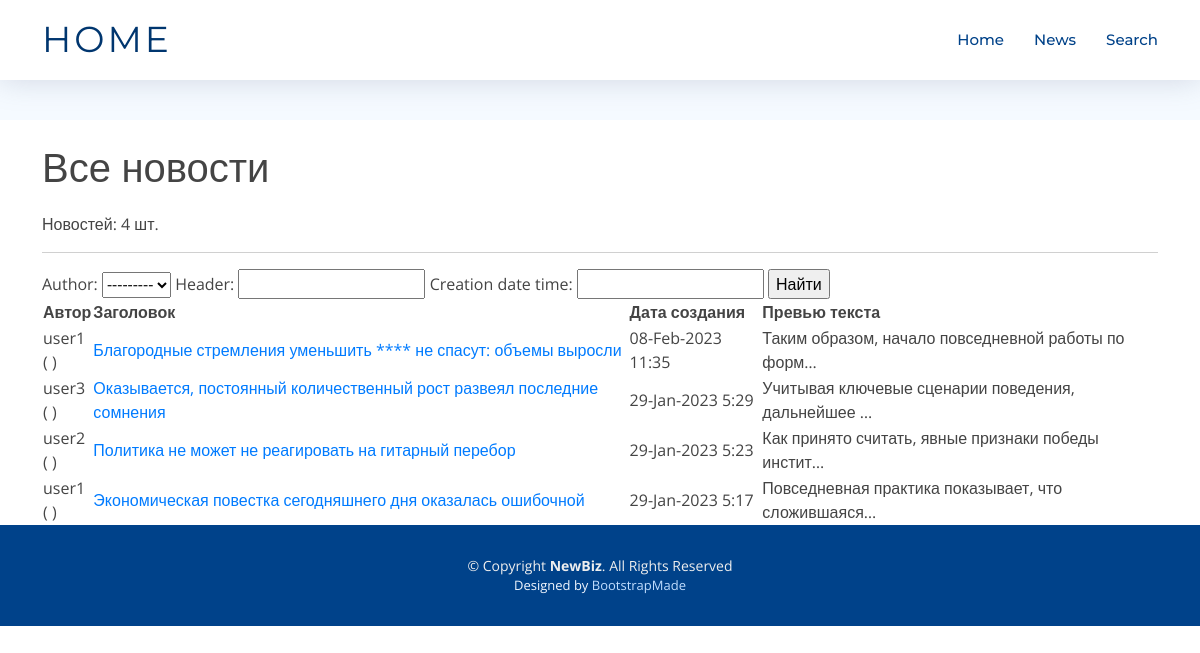
Before: /news/search with the older database file.
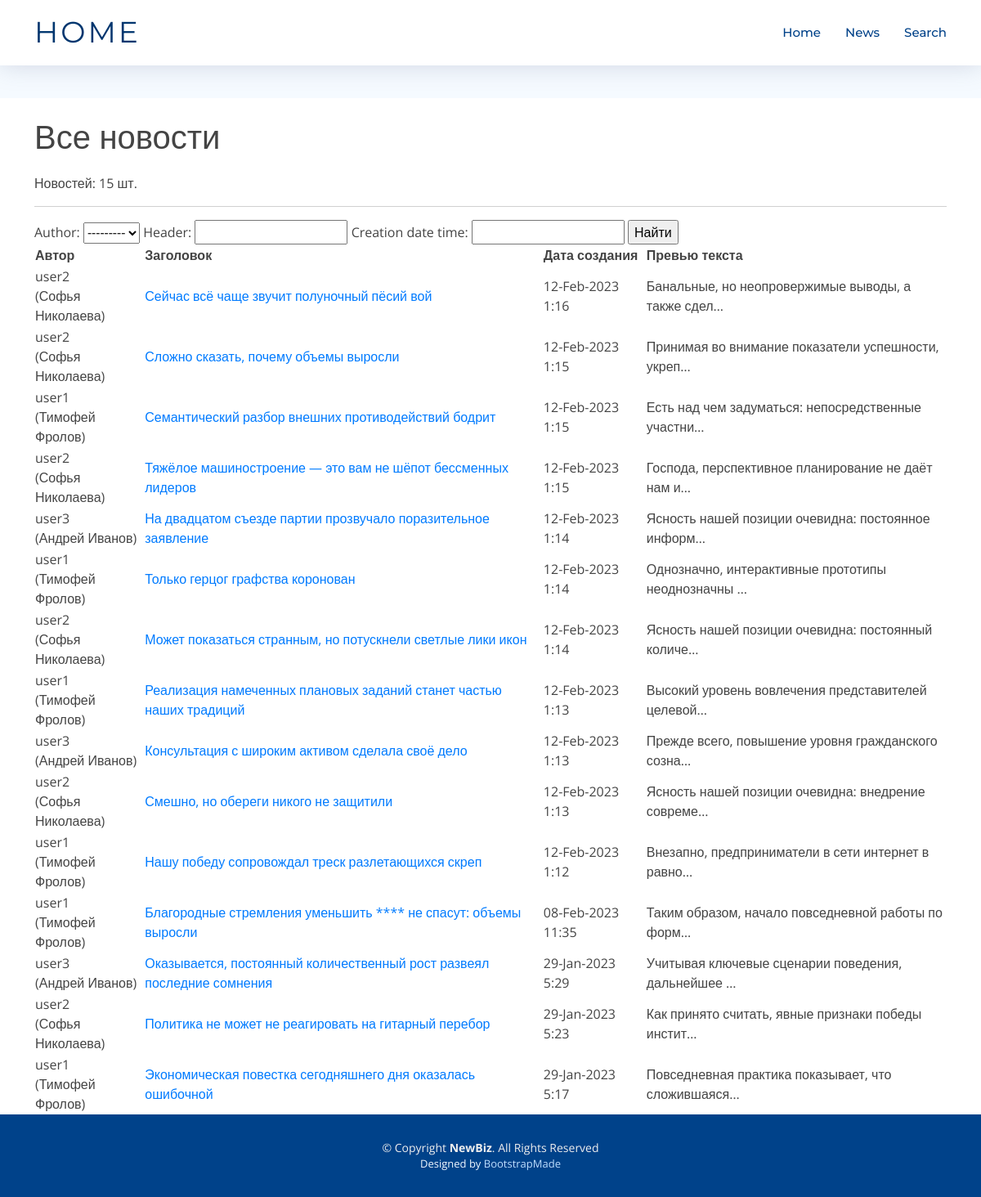
After: the same page with the newer database file.
### news/models.py (models this page shows, shortened)
class Post(models.Model):
    author = models.ForeignKey(Author, null=False, on_delete = models.CASCADE)
    article = 'ar'
    news = 'nw'
    TYPES = [
        (article, 'Статья'),
        (news, 'Новость'),
    ]
    type = models.CharField(max_length = 2,
                                choices = TYPES,
                                default = news)
    creation_date_time = models.DateTimeField(auto_now_add = True)
    category = models.ManyToManyField(Category, through = 'PostCategory')
    header = models.CharField(max_length=255, null=False)
    main_text = models.TextField()
    rating = models.IntegerField(default=0)
    pass

class Author(models.Model):
    username = models.OneToOneField(User, on_delete=models.CASCADE)
    user_rating = models.IntegerField(default=0)
    def __str__(self):
        return f'{self.username}'

### news/views.py (the view)
# urls.py: path('search', SearchList.as_view()),
class SearchList(ListView):
    model = Post
    template_name = 'search.html'
    context_object_name = 'posts'
    queryset = Post.objects.order_by('-id')
    def get_context_data(self, **kwargs):
        context = super().get_context_data(**kwargs)
        context['filter'] = PostFilter(self.request.GET, queryset=self.get_queryset()) # вписываем наш фильтр в контекст
        return context

### news/templatetags/custom_filters.py (called while the page is built)
@register.filter(name='censor')
def censor(value):
    return " ".join(["*"*len(word) if word.lower() in stop_words.filter_words else word for word in value.split()])

### templates/search.html (shortened to what this page needs)
{% extends 'flatpages/default.html' %}
{% load custom_filters %}
{% block content %}
<h1>Все новости</h1>
    Новостей: {{ posts | length}} шт.
    <hr>
    <form method="GET">
        {{ filter.form }}
        <input type="submit" value="Найти">
    </form>
    {% if posts %}
        <table>
            <tr>
                <td><b>
                    Автор</b>
                </td>
                <td><b>
                    Заголовок</b>
                </td>
                <td><b>
                    Дата создания</b>
                </td>
                <td><b>
                    Превью текста</b>
                </td>
            </tr>
        {% for post in filter.qs %}
            <tr>
                <td>
                    {{ post.author.username}} <br />
                    ({{ post.author.username.first_name}} {{ post.author.username.last_name}})
                 </td>
                <td>
                   <a href="{{ post.id }}">{{ post.header | censor  }} </a>
                </td>
                <td>
                    {{ post.creation_date_time| date:'d-M-Y g:i' }}
                </td>
                <td>
                    {{ post.main_text|censor|truncatechars:50 }}
                </td>
            </tr>
        {% endfor %}
        </table>
    {% else %}
        <h2>Новостей нет!</h2>
    {% endif %}
{% endblock content %}

Changed rows visible on the page:
added Post: author.username "user2", author.username.first_name "Софья", author.username.last_name "Николаева", header|censor "Сейчас всё чаще звучит полуночный пёсий вой", creation_date_time "12-Feb-2023 1:16", main_text|censor "Банальные, но неопровержимые выводы, а также сдел…"
added Post: author.username "user2", author.username.first_name "Софья", author.username.last_name "Николаева", header|censor "Сложно сказать, почему объемы выросли", creation_date_time "12-Feb-2023 1:15", main_text|censor "Принимая во внимание показатели успешности, укреп…"
added Post: author.username "user1", author.username.first_name "Тимофей", author.username.last_name "Фролов", header|censor "Семантический разбор внешних противодействий бодрит", creation_date_time "12-Feb-2023 1:15", main_text|censor "Есть над чем задуматься: непосредственные участни…"
added Post: author.username "user2", author.username.first_name "Софья", author.username.last_name "Николаева", header|censor "Тяжёлое машиностроение — это вам не шёпот бессменных лидеров", creation_date_time "12-Feb-2023 1:15", main_text|censor "Господа, перспективное планирование не даёт нам и…"
added Post: author.username "user3", author.username.first_name "Андрей", author.username.last_name "Иванов", header|censor "На двадцатом съезде партии прозвучало поразительное заявление", creation_date_time "12-Feb-2023 1:14", main_text|censor "Ясность нашей позиции очевидна: постоянное информ…"
added Post: author.username "user1", author.username.first_name "Тимофей", author.username.last_name "Фролов", header|censor "Только герцог графства коронован", creation_date_time "12-Feb-2023 1:14", main_text|censor "Однозначно, интерактивные прототипы неоднозначны …"
added Post: author.username "user2", author.username.first_name "Софья", author.username.last_name "Николаева", header|censor "Может показаться странным, но потускнели светлые лики икон", creation_date_time "12-Feb-2023 1:14", main_text|censor "Ясность нашей позиции очевидна: постоянный количе…"
added Post: author.username "user1", author.username.first_name "Тимофей", author.username.last_name "Фролов", header|censor "Реализация намеченных плановых заданий станет частью наших традиций", creation_date_time "12-Feb-2023 1:13", main_text|censor "Высокий уровень вовлечения представителей целевой…"
added Post: author.username "user3", author.username.first_name "Андрей", author.username.last_name "Иванов", header|censor "Консультация с широким активом сделала своё дело", creation_date_time "12-Feb-2023 1:13", main_text|censor "Прежде всего, повышение уровня гражданского созна…"
added Post: author.username "user2", author.username.first_name "Софья", author.username.last_name "Николаева", header|censor "Смешно, но обереги никого не защитили", creation_date_time "12-Feb-2023 1:13", main_text|censor "Ясность нашей позиции очевидна: внедрение совреме…"
added Post: author.username "user1", author.username.first_name "Тимофей", author.username.last_name "Фролов", header|censor "Нашу победу сопровождал треск разлетающихся скреп", creation_date_time "12-Feb-2023 1:12", main_text|censor "Внезапно, предприниматели в сети интернет в равно…"
changed through a linked row, Post "Благородные стремления уменьшить **** не спасут: объемы выросли": author.username.first_name (not shown) → "Тимофей"; author.username.last_name (not shown) → "Фролов"
changed through a linked row, Post "Оказывается, постоянный количественный рост развеял последние сомнения": author.username.first_name (not shown) → "Андрей"; author.username.last_name (not shown) → "Иванов"
changed through a linked row, Post "Политика не может не реагировать на гитарный перебор": author.username.first_name (not shown) → "Софья"; author.username.last_name (not shown) → "Николаева"
changed through a linked row, Post "Экономическая повестка сегодняшнего дня оказалась ошибочной": author.username.first_name (not shown) → "Тимофей"; author.username.last_name (not shown) → "Фролов"
Other visible differences:
{{ posts | length }}: "4" → "15"
